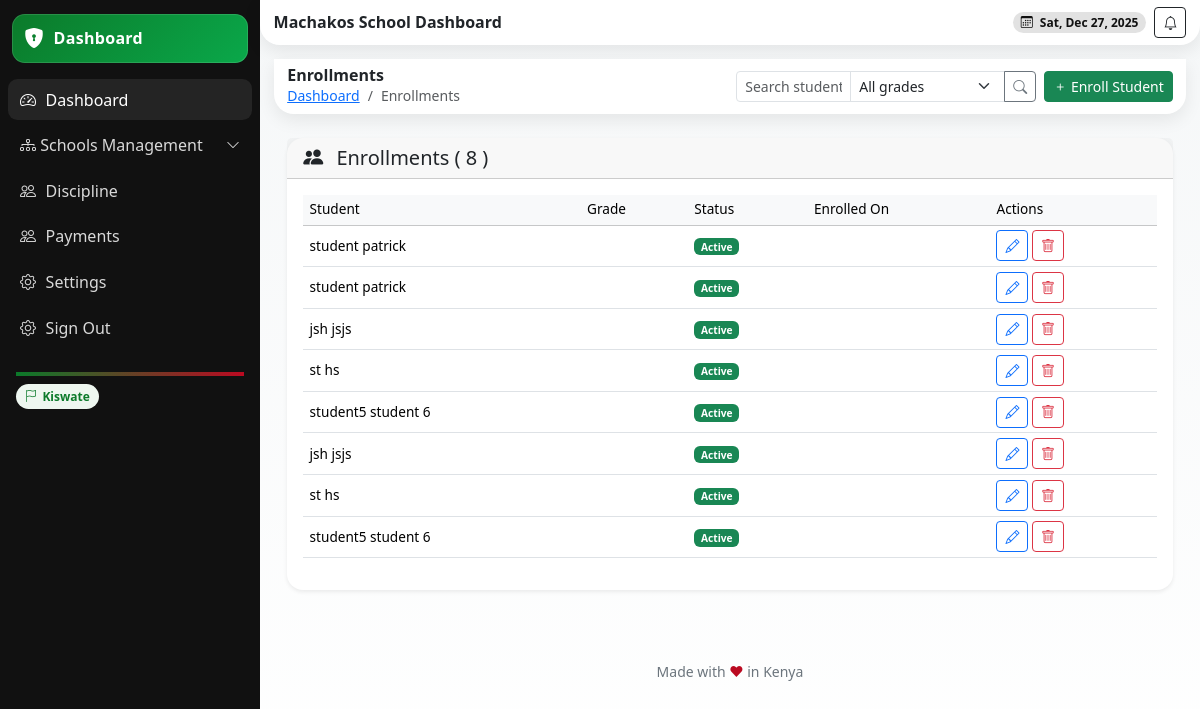
Page /enrollments/ (signed in) on the committed database.
### school/models.py (models this page shows, shortened)
class School(models.Model):
    name = models.CharField(max_length=255)
    school_admin = models.OneToOneField(User, on_delete=models.CASCADE, related_name='school_admin_profile')
    code = models.CharField(max_length=50, unique=True)
    address = models.TextField(blank=True)
    contact_email = models.EmailField()
    contact_phone = models.CharField(max_length=15)
    county = models.ForeignKey(County, on_delete=models.SET_NULL, null=True, blank=True)
    city = models.ForeignKey(City, on_delete=models.SET_NULL, null=True, blank=True)
    constituency = models.ForeignKey(Constituency, on_delete=models.SET_NULL, null=True, blank=True)
    sub_county = models.ForeignKey(SubCounty, on_delete=models.SET_NULL, null=True, blank=True)
    ward = models.ForeignKey(Ward, on_delete=models.SET_NULL, null=True, blank=True)
    created_at = models.DateTimeField(auto_now_add=True)
    is_active = models.BooleanField(default=True)

class Enrollment(models.Model):
    student = models.ForeignKey(Student, on_delete=models.CASCADE, related_name='enrollments')
    subject = models.ForeignKey(Subject, on_delete=models.CASCADE, related_name='enrollments')
    enrolled_at = models.DateTimeField(auto_now_add=True)
    status = models.CharField(max_length=20, choices=ENROLLMENT_STATUS_CHOICES, default='active')
    school = models.ForeignKey(School, on_delete=models.CASCADE, related_name='enrollments')

class Student(models.Model):
    user = models.OneToOneField(User, on_delete=models.CASCADE)
    student_id = models.CharField(max_length=50, unique=True, db_index=True)
    date_of_birth = models.DateField()
    gender = models.CharField(max_length=10, choices=GENDER_CHOICES)
    enrollment_date = models.DateField()
    grade_level = models.ForeignKey(Grade, on_delete=models.CASCADE, related_name='students')
    stream = models.ForeignKey(Streams, on_delete=models.CASCADE, related_name='student_stream', blank=True, null=True)
    bio = models.TextField(blank=True)
    parents = models.ManyToManyField(Parent, blank=True, related_name='children')
    profile_picture = models.ImageField(upload_to='students/', blank=True)
    school = models.ForeignKey(School, on_delete=models.CASCADE)
    def __str__(self):
        return f"{self.user.get_full_name()} ({self.student_id}) - {self.school.name}"

### userauths/models.py (models this page shows, shortened)
class User(AbstractUser):
    COUNTRY_CURRENCY_MAP = {
        'KENYA': 'KES',
        'UGANDA': 'UGX',
    }
    username = None  # Disable username field
    phone_number = models.CharField(max_length=15, unique=True)
    country = models.CharField(max_length=15,blank=True, null=True)
    email = models.EmailField(unique=True)
    first_name = models.CharField(max_length=50)
    last_name = models.CharField(max_length=50)
    is_staff = models.BooleanField(default=False)
    is_superuser = models.BooleanField(default=False)
    is_admin = models.BooleanField(default=False)
    school_staff = models.BooleanField(default=False)
    is_student = models.BooleanField(default=False)
    is_teacher = models.BooleanField(default=False)
    is_parent = models.BooleanField(default=False)
    is_active = models.BooleanField(default=True)
    is_verified = models.BooleanField(default=False)
    created_at = models.DateTimeField(auto_now_add=True)
    updated_at = models.DateTimeField(auto_now=True)
    objects = CustomUserManager()
    USERNAME_FIELD = 'email'  # Use email as the username field
    REQUIRED_FIELDS = ['first_name', 'last_name', 'phone_number']  # Required fields for createsuperuser
    class Meta:
        ordering = ['-created_at']

### school/views.py (the view)
# urls.py: path('enrollments/', views.school_enrollment, name='school-enrollment'),
@login_required
def school_enrollment(request):
    try:
        school = request.user.school_admin_profile
    except AttributeError:
        messages.error(request, "Access denied: Admin privileges required.")
        return redirect('school:dashboard')
    query = request.GET.get('q', '')
    enrollments = Enrollment.objects.filter(school=school).select_related('student', 'subject')
    if query:
        enrollments = enrollments.filter(
            Q(student__user__first_name__icontains=query) | Q(subject__name__icontains=query)
        )
    form = EnrollmentForm(school=school)
    context = {
        'enrollments': enrollments,
        'form': form,
        'school': school,
        'query': query,
    }
    return render(request, 'school/enrollment.html', context)

### school/forms.py
class EnrollmentForm(BaseForm):
    class Meta:
        model = Enrollment
        fields = ['student', 'subject', 'status']
        widgets = {
            'status': forms.Select(choices=ENROLLMENT_STATUS_CHOICES),
        }

### school/models.py (called while the page is built)
    def __str__(self):
        return f"{self.name} - {self.grade.name}"

### templates/school/enrollment.html (shortened to what this page needs)
{% extends 'school/base.html' %}
{% block content %}
<header class="header d-flex align-items-center justify-content-between">
  <div class="d-flex gap-2 align-items-center">
    <div>
      <h6 class="m-0 fw-bold">Enrollments</h6>
      <nav aria-label="breadcrumb" class="small">
        <ol class="breadcrumb mb-0">
          <li class="breadcrumb-item"><a href="{% url 'school:dashboard' %}">Dashboard</a></li>
          <li class="breadcrumb-item active" aria-current="page">Enrollments</li>
        </ol>
      </nav>
    </div>
  </div>
  <div class="d-flex gap-2 align-items-center">
    <form method="get" class="d-inline">
      <div class="input-group input-group-sm" style="width:300px;">
        <input type="text" name="q" class="form-control" placeholder="Search students..." value="{{ query }}">
        <select name="grade" class="form-select">
          <option value="">All grades</option>
        </select>
        <button class="btn btn-outline-secondary"><i class="bi bi-search"></i></button>
      </div>
    </form>
    <button class="btn btn-sm btn-success" data-bs-toggle="modal" data-bs-target="#enrollmentModal" data-mode="create"><i class="bi bi-plus"></i> Enroll Student</button>
  </div>
</header>
<section class="content container-fluid py-4">
  <div class="card shadow-sm rounded-4 border-0">
    <div class="card-header d-flex justify-content-between align-items-center">
      <h5 class="mb-0"><i class="bi bi-people-fill me-2"></i> Enrollments ({% if enrollments.paginator %}
    {{ enrollments.paginator.count }}
  {% else %}
    {{ enrollments|length }}
  {% endif %})</h5>
    </div>
    <div class="card-body">
      <div class="table-responsive">
        <table class="table table-hover align-middle">
          <thead class="table-light">
            <tr>
              <th>Student</th>
              <th>Grade</th>
              <th>Status</th>
              <th>Enrolled On</th>
              <th>Actions</th>
            </tr>
          </thead>
          <tbody>
            {% for e in enrollments %}
            <tr>
              <td>{{ e.student.user.get_full_name }}</td>
              <td>{{ e.grade.name }}</td>
              <td>{% if e.status == 'active' %}<span class="badge bg-success">Active</span>{% else %}<span class="badge bg-secondary">{{ e.status }}</span>{% endif %}</td>
              <td>{{ e.created_at|date:"Y-m-d" }}</td>
              <td>
                <button class="btn btn-sm btn-outline-primary" data-bs-toggle="modal" data-bs-target="#enrollmentModal" data-mode="edit" data-id="{{ e.id }}"><i class="bi bi-pencil"></i></button>
                <button class="btn btn-sm btn-outline-danger" data-bs-toggle="modal" data-bs-target="#enrollmentDeleteModal" data-id="{{ e.id }}" data-name="{{ e.student.user.get_full_name }}"><i class="bi bi-trash"></i></button>
              </td>
            </tr>
            {% empty %}
            <tr><td colspan="5" class="text-center text-muted py-4">No enrollments found.</td></tr>
            {% endfor %}
          </tbody>
        </table>
      </div>
    </div>
  </div>
</section>
{% endblock %}

### templates/school/base.html (shortened to what this page needs)
{% load static %}
{% load tz %}
{% load widget_tweaks %}
{% load dict_extras %}
{% load dict_filters %}
<!DOCTYPE html>
<html lang="en">
<head>
  <link href="https://cdn.jsdelivr.net/npm/bootstrap@5.3.3/dist/css/bootstrap.min.css" rel="stylesheet" />
  <link href="https://cdn.jsdelivr.net/npm/bootstrap-icons@1.11.3/font/bootstrap-icons.css" rel="stylesheet" />
  <link href="https://cdn.jsdelivr.net/npm/aos@2.3.4/dist/aos.css" rel="stylesheet" />
</head>
<body>
  <div class="app">
    <aside class="sidebar" id="sidebar">
      <div class="brand" data-aos="fade-right">
        <i class="bi bi-shield-lock-fill"></i>
         <span>{% if request.user.is_superuser %}Admin Dashboard{% elif request.user.is_teacher %} Teacher Dashboard
          {% elif request.user.is_parent %} Parent Dashboard{% elif request.user.is_student %} Student Dashboard{% elif request.user.is_school_staff %} Staff Dashboard {% else %} Dashboard {% endif %}</span></a>
      </div>
      <nav class="d-flex flex-column gap-1">
      <a class="side-link active" href="{% url 'school:dashboard' %}">
        <i class="bi bi-speedometer2"></i> Dashboard
      </a>
      <a class="side-link d-flex justify-content-between align-items-center"
        data-bs-toggle="collapse" href="#agencyMenu" role="button" aria-expanded="false" aria-controls="agencyMenu">
        <span><i class="bi bi-diagram-3"></i> Schools Management</span>
        <i class="bi bi-chevron-down small"></i>
      </a>
      <a class="side-link" href="{% url 'school:school-discipline' %}"><i class="bi bi-people"></i> Discipline</a>
      <a class="side-link" href=""><i class="bi bi-people"></i> Payments</a>
      <a class="side-link" href="{% url 'school:school-settings' %}"><i class="bi bi-gear"></i> Settings</a>
      <a class="side-link" href="{% url 'userauths:sign-out' %}">
        <i class="bi bi-gear"></i> Sign Out
      </a>
    </nav>
      <div class="mt-3 p-2 small text-secondary">
        <div class="k-accent mb-2"></div>
        <div><span class="k-pill"><i class="bi bi-flag"></i> Kiswate</span></div>
      </div>
    </aside>
    <main class="main">
      <header class="header d-flex align-items-center justify-content-between">
        <div class="d-flex align-items-center gap-2">
          <h6 class="m-0 fw-bold">{{school.name}} Dashboard</h6>
        </div>
        <div class="d-flex align-items-center gap-2">
          <span class="badge badge-dark rounded-pill px-2 py-1"><i class="bi bi-calendar3 me-1"></i> <span id="today"></span></span>
          <button class="btn btn-sm btn-outline-dark"><i class="bi bi-bell"></i></button>
        </div>
      </header>
      <section class="content container-fluid" style="min-height: 600px;">
        {% block content %} {% endblock %}
      </section>
      <div class="text-center small text-secondary my-3">Made with <span style="color:var(--kenya-red)">❤</span> in Kenya</div>
    </main>
  </div>
</body>
</html>

### templates/school/base.html (style rules this page uses)
:root { --kenya-green: #0b7a2a; --kenya-red: #bb0a21; --kenya-black: #111111; --kenya-white: #ffffff; --kenya-grey: #f5f7f8; --radius-xl: 1.25rem; --shadow-soft: 0 6px 18px rgba(0,0,0,.08); --space-compact: .5rem; }
html, body { height: 100%; }
body { background: linear-gradient(180deg, var(--kenya-grey), #fff); }
.app { display: grid; grid-template-columns: 260px 1fr; min-height: 100vh; }
.sidebar { background: var(--kenya-black); color: var(--kenya-white); position: sticky; top: 0; height: 100vh; padding: var(--space-compact); }
.brand { display: flex; align-items: center; gap: .6rem; padding: .6rem .75rem; border-radius: .8rem; background: linear-gradient(135deg, var(--kenya-green), #0aa84a); box-shadow: inset 0 0 0 1px rgba(255,255,255,.12); margin: .35rem .25rem 1rem; }
.brand i { font-size: 1.25rem; color: var(--kenya-white); }
.brand span { font-weight: 700; letter-spacing: .3px; }
.side-link { color: #d9d9d9; text-decoration: none; display: flex; align-items: center; gap: .6rem; padding: .55rem .75rem; border-radius: .6rem; }
.side-link:hover, .side-link.active { background: rgba(255,255,255,.08); color: #fff; }
.header { background: #fff; box-shadow: var(--shadow-soft); border-radius: 0 0 var(--radius-xl) var(--radius-xl); padding: .45rem .85rem; position: sticky; top: 0; z-index: 10; }
.content { padding: .85rem; }
.k-pill { display: inline-flex; align-items: center; gap: .35rem; border-radius: 999px; padding: .2rem .55rem; font-size: .75rem; background: #eef7f0; color: var(--kenya-green); font-weight: 600; }
.k-accent { height: 4px; background: linear-gradient(90deg, var(--kenya-green), var(--kenya-red)); }
.badge-dark { background: rgba(17,17,17,.12); color: var(--kenya-black); }
.table { font-size: 0.85rem; }
.table td, .table th { padding: 0.3rem 0.4rem; vertical-align: middle; }
.table thead th { font-weight: 500; background-color: #f8f9fa; }

### rows in the picture
School: name "Machakos School"
Enrollment: student.user.get_full_name "student patrick", status "Active"
Enrollment: student.user.get_full_name "student patrick", status "Active"
Enrollment: student.user.get_full_name "jsh jsjs", status "Active"
Enrollment: student.user.get_full_name "st hs", status "Active"
Enrollment: student.user.get_full_name "student5 student 6", status "Active"
Enrollment: student.user.get_full_name "jsh jsjs", status "Active"
Enrollment: student.user.get_full_name "st hs", status "Active"
Enrollment: student.user.get_full_name "student5 student 6", status "Active"

### other values in the picture
{{ enrollments|length }} "8"
